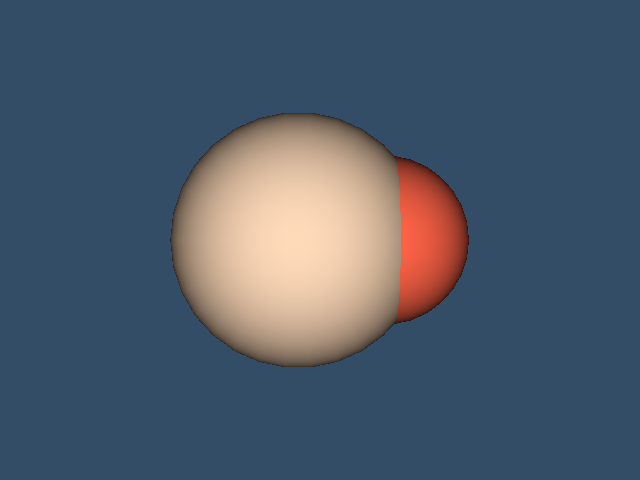

Reproduce this figure in Python.
#!/usr/bin/env python

# Demonstrate per-block coloring of a vtkMultiBlockDataSet using
# vtkCompositePolyDataMapper with per-block display attributes.

# Factory overrides: importing these modules registers the OpenGL rendering
# and interaction style implementations for vtkRenderingCore factory classes.
import vtkmodules.vtkInteractionStyle  # noqa: F401
import vtkmodules.vtkRenderingOpenGL2  # noqa: F401
# VTK pipeline classes used in this example
from vtkmodules.vtkCommonDataModel import vtkMultiBlockDataSet
from vtkmodules.vtkFiltersSources import vtkSphereSource
from vtkmodules.vtkRenderingCore import (
    vtkActor,
    vtkCompositeDataDisplayAttributes,
    vtkCompositePolyDataMapper,
    vtkRenderWindow,
    vtkRenderWindowInteractor,
    vtkRenderer,
)

# Colors (normalized RGB)
tomato_rgb = (1.0, 0.388, 0.278)
peach_puff_rgb = (1.0, 0.855, 0.725)
steel_blue_rgb = (0.275, 0.510, 0.706)
background_rgb = (0.200, 0.302, 0.400)

# Source: generate two spheres at different positions and sizes
large_sphere_source = vtkSphereSource()
large_sphere_source.SetRadius(3)
large_sphere_source.SetCenter(0, 0, 0)
large_sphere_source.SetThetaResolution(30)
large_sphere_source.SetPhiResolution(30)
large_sphere_source.Update()

small_sphere_source = vtkSphereSource()
small_sphere_source.SetRadius(2)
small_sphere_source.SetCenter(2, 0, 0)
small_sphere_source.SetThetaResolution(30)
small_sphere_source.SetPhiResolution(30)
small_sphere_source.Update()

# Multi-block: assemble spheres into a composite dataset with a NULL block
multi_block = vtkMultiBlockDataSet()
multi_block.SetNumberOfBlocks(3)
multi_block.SetBlock(0, large_sphere_source.GetOutput())
# Block 1 is intentionally left NULL — NULL blocks are valid and must be
# handled by algorithms, especially in parallel where remote blocks are NULL.
multi_block.SetBlock(2, small_sphere_source.GetOutput())

# Mapper: composite-aware mapper with per-block display attributes
# Flat indices: 0 = multiblock root, 1 = block 0, 2 = block 1 (NULL), 3 = block 2
mapper = vtkCompositePolyDataMapper()
mapper.SetInputDataObject(multi_block)
display_attributes = vtkCompositeDataDisplayAttributes()
mapper.SetCompositeDataDisplayAttributes(display_attributes)
mapper.SetBlockColor(1, peach_puff_rgb)
mapper.SetBlockColor(3, tomato_rgb)

# Actor: assign the mapped composite geometry
actor = vtkActor()
actor.SetMapper(mapper)

# Renderer: assemble the scene and configure the camera
renderer = vtkRenderer()
renderer.AddActor(actor)
renderer.SetBackground(background_rgb)

# Render window: display the rendered scene
render_window = vtkRenderWindow()
render_window.AddRenderer(renderer)
render_window.SetWindowName("polydata mapper")
render_window.SetMultiSamples(0)
render_window.SetSize(640, 480)

# Interactor: handle mouse and keyboard events
render_window_interactor = vtkRenderWindowInteractor()
render_window_interactor.SetRenderWindow(render_window)

# Scene: configure the camera
renderer.ResetCamera()

# Start: launch the interactive visualization
render_window_interactor.Initialize()
render_window_interactor.Start()
